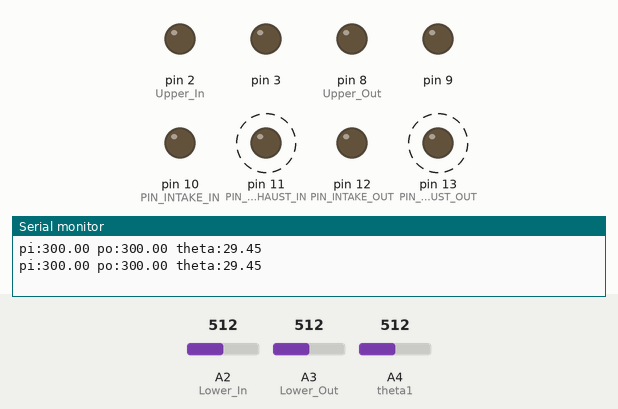
This sketch was run on a simulated Arduino Uno, built with avr-gcc and run on an emulated ATmega328P. Shown: output pins drawn as LEDs (lit = HIGH), the last lines printed to the serial monitor. Dashed ring = blinking. The test bench sets the inputs (shaded band); at power-on: A2 (Lower_In) = 512, A3 (Lower_Out) = 512, A4 (theta1) = 512.

Above: at 3.2 s.
3.3 s: A2 (Lower_In) set to 306
At 4.4 s:
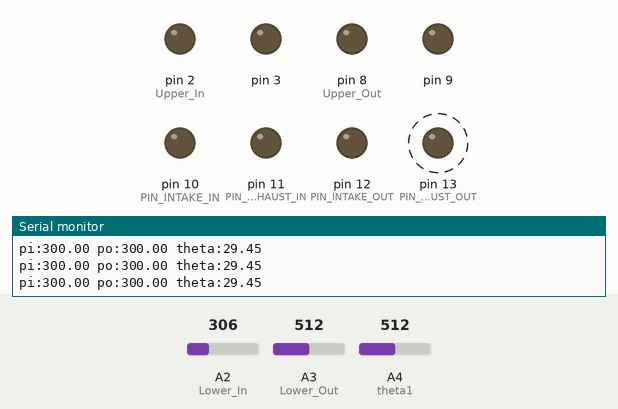
7.3 s: A3 (Lower_Out) set to 122
At 8.7 s:
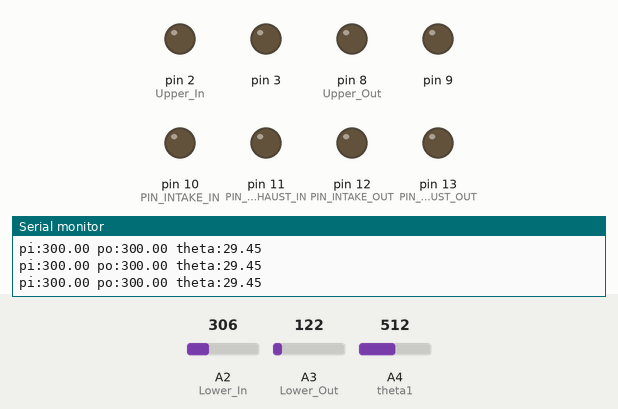
11.3 s: A2 (Lower_In) set to 122
At 13.8 s:
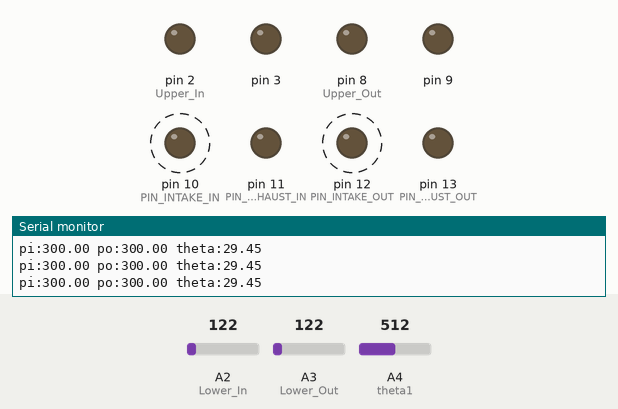
15.3 s: A3 (Lower_Out) set to 306
At 16.9 s:
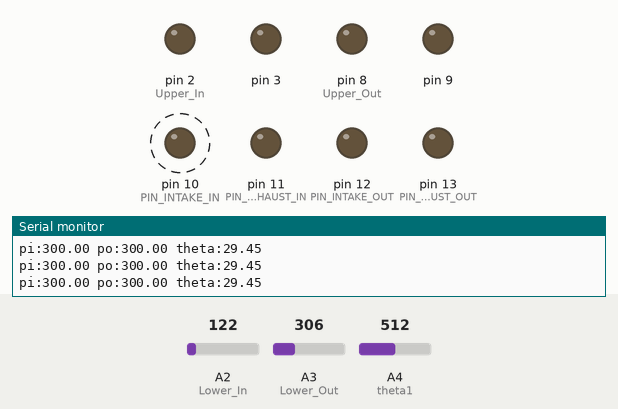
19.3 s: A3 (Lower_Out) set to 511
At 21.9 s:
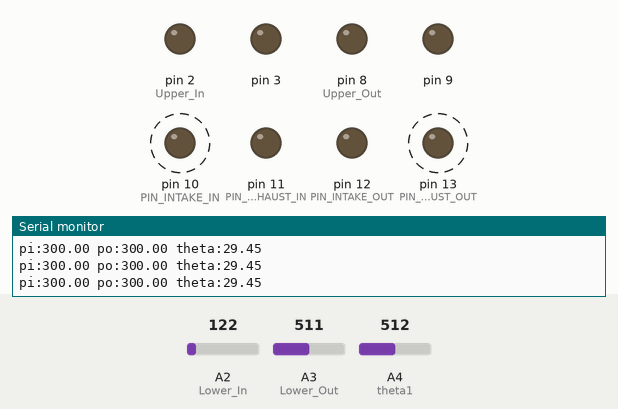
23.3 s: A2 (Lower_In) set to 900
At 24.6 s:
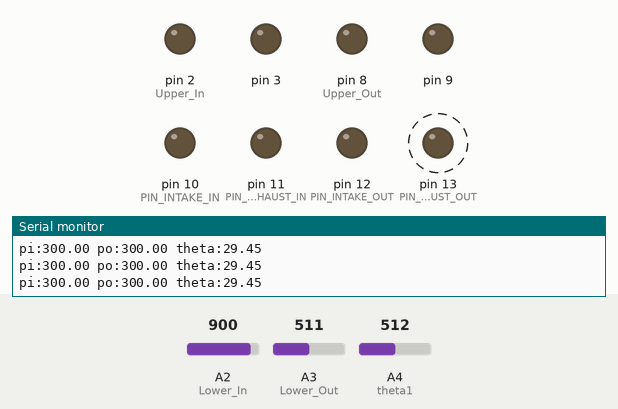
Timing chart, 0 to 28.3 s (numbered marks = the images above; inputs shaded):
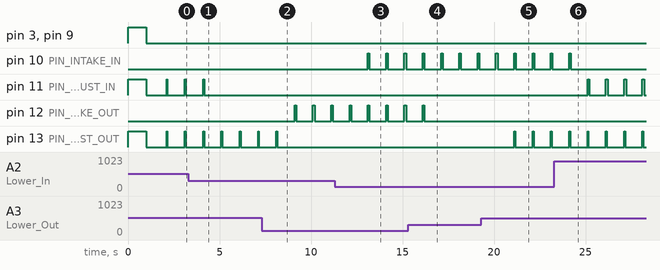

Measured:
- after the input at 3.3 s, pin 11 (PIN_EXHAUST_IN): goes on until 4.2 s, then stays LOW
- after the input at 7.3 s, pin 12 (PIN_INTAKE_OUT): alternates HIGH for 0.09 s and LOW for 0.91 s, starting after 1.8 s; pin 13 (PIN_EXHAUST_OUT): goes on until 8.2 s, then stays LOW
- after the input at 11.3 s, pin 10 (PIN_INTAKE_IN): alternates HIGH for 0.09 s and LOW for 0.91 s, starting after 1.8 s
- after the input at 15.3 s, pin 12 (PIN_INTAKE_OUT): goes on until 16.2 s, then stays LOW
- after the input at 19.3 s, pin 13 (PIN_EXHAUST_OUT): alternates HIGH for 0.05 s and LOW for 0.95 s, starting after 1.8 s
- after the input at 23.3 s, pin 10 (PIN_INTAKE_IN): goes on until 24.2 s, then stays LOW; pin 11 (PIN_EXHAUST_IN): alternates HIGH for 0.10 s and LOW for 0.89 s, starting after 1.8 s
- by itself, pin 11 (PIN_EXHAUST_IN): alternates HIGH for 0.05 s and LOW for 1.0 s
- by itself, pin 13 (PIN_EXHAUST_OUT): alternates HIGH for 0.05 s and LOW for 0.95 s

The sketch:

25_01_23_arm_experiment.ino
```cpp
// 関節単体の目標剛性と目標中立位置を達成できているか確かめる実験

#include <Arduino.h>
#include <MsTimer2.h>

// --------------------------------------------- //

// 関節の目標剛性値[N/mm]
#define JOINT_K 7020.0f
// 関節の目標中立位置
#define JOINT_THETA 0.0f

// 圧力が下がっていくはずなので一定時間ごとに空気をいれて維持する
#define STEP_WAIT 1000

// --------------------------------------------- //

#define A_0_EXH 0.95f
//#define A_0_EXH 1.30f  //供給圧100kPa用

#define A_0_INT 0.44f
//#define A_0_INT 0.70f;

//供給圧[kPa]
#define COMPRESSOR 500.0f

// 1ループで何s計算を進めるか
#define dt 0.001f

// 使う人工筋の設定(UI)
#define PIN_P_SENSOR_IN A2
#define PIN_INTAKE_IN 10
#define PIN_EXHAUST_IN 11

// 使う人工筋の設定(UO)
#define PIN_P_SENSOR_OUT A3
#define PIN_INTAKE_OUT 12
#define PIN_EXHAUST_OUT 13

//環境設定
#define L_FIBRE 137.4f
#define N_TURNS 1.9833f
#define TEMPERATURE 293.0f
#define k 1.4f
#define R 287.0f
#define L_n 119.0f
#define d_loose 15.0f
#define D_pulley 14.0f

#define PI 3.1415f

//マッキベンの近似式
#define alpha 0.00079655f
#define beta -0.0004066f
#define gamma -15.2184f

float getPressure(int analogPin);
float getDegree(int analogPin, float offset);

void pin_init();

// 10msに一回これを回す
void sampling() {
//  Serial.print(" theta1:");
//  Serial.print(getDegree(A4, 422));
//  Serial.print(" theta2:");
//  Serial.print(getDegree(A5, 458));
//  Serial.println("");
}

void setup() {
  pin_init();

//  MsTimer2::set(10, sampling);
//  MsTimer2::start();

}

// ここちゃんとポインタ使ってまとめる！
float p_UI = 0;
float p_UO = 0;
void posRig2Prs_U(float theta, float K) {
  float x_target = theta*D_pulley/2.0;
  float CA = -1.0f*(((2.0f*alpha*(d_loose + x_target))/(L_n*L_n)) - ((2.0f*alpha)/L_n));
  float CB = -1.0f*(((2.0f*alpha*(d_loose - x_target))/(L_n*L_n)) - ((2.0f*alpha)/L_n));
  float CC = alpha*pow(1.0f-((d_loose + x_target)/L_n), 2.0f) + beta;
  float CD = alpha*pow(1.0f-((d_loose - x_target)/L_n), 2.0f) + beta;

  p_UI = ((CD*K) / (CA*CD+CB*CC))/1000000.0f;
  p_UO = ((CC*K) / (CA*CD+CB*CC))/1000000.0f;
}

// マッキベンの全長から容積を推定する
float calcVolume(float mckibben_length) {
  if (mckibben_length > L_FIBRE) mckibben_length = L_FIBRE;
  else if (mckibben_length < 85.0f) mckibben_length = 85.0f;

  float d_muscle = (L_FIBRE * sin(acos(mckibben_length / L_FIBRE))) / (N_TURNS * PI);
  float d_inner = d_muscle - 2.8f;
  float volume = d_inner * d_inner * PI * mckibben_length / 4;
  return volume;
  d_inner*d_inner*PI*mckibben_length/4;
}


// 無負荷時の理論上の体積を圧力から求める
const float lca = -3.5185f * pow(10.0, -7);
const float lcb = 4.4603f * pow(10.0, -4);
const float lcc = -0.1973f;
const float lcd = 119.1270f;
float calcVolumeFree(float pressure) {
  float L = lca * pow(pressure, 3) + lcb * pow(pressure, 2) + lcc * pressure + lcd;
  return calcVolume(L);
}

// 上流圧力と下流圧力から質量流量を計算する
float calcDeltaM(float p_in, float p_out, bool isExhaust) {

  float A_0; //実験を元に決める
  if (isExhaust)
  {
    A_0 = A_0_EXH;
  }
  else
  {
    A_0 = A_0_INT;
  }

  float CA = (A_0 * p_in) / sqrt(TEMPERATURE);
  if (p_in * pow(2.0f / (k + 1.0f), k / (k - 1.0f)) >= p_out) {
    float CB = sqrt((k / R) * pow(2.0f / (k + 1.0f), (k + 1.0f) / (k - 1.0f)));
    return CA * CB;
  }
  float CC = sqrt((2.0f * k) / (R * (k - 1.0f)));
  float CD = pow(p_out / p_in, 1.0f / k);
  float CE = sqrt(1.0f - pow(p_out / p_in, (k - 1.0f) / k));
  return CA * CC * CD * CE;
}

float calcDeltaP(float delta_m, float v, float dv, float p) {
  float k1 = 1.4f;
  float k2 = 1.4f;
  return ((k1 * R * TEMPERATURE * delta_m * 1000.0f) / v - (k2 * dv * p) / v);
}

int calcTimeWidth(float p_current, float p_target, float v_current, float pipe_volume) {
  float p = p_current;
  float v = v_current + pipe_volume;
  float dv = 0.0f;
  int roop_count = 0;
  float dm;
  float dp;
  if (p_current < p_target) {
    while ((p <= p_target) && (roop_count < 300)) {
      dm = calcDeltaM(COMPRESSOR, p, false);
      dp = calcDeltaP(dm, v, dv, p);
      p += (dp * dt);
      roop_count++;

      float v_new = calcVolumeFree(p) + pipe_volume;
      dv = (v_new - v) / dt;
      v = v_new;
    }
  } else {
    while ((p >= p_target) && (roop_count > -300)) {
      dm = -1 * calcDeltaM(p, 0.0f, true);
      dp = calcDeltaP(dm, v, dv, p);
      p += (dp * dt);
      roop_count--;

      float v_new = calcVolumeFree(p) + pipe_volume;
      dv = (v_new - v) / dt;
      v = v_new;
    }
  }
  return roop_count;
}

unsigned long stopwatch;

float p_target_in;
float p_target_out;

float p_current_in;
float v_current_in;
int time_width_in;

float p_current_out;
float v_current_out;
int time_width_out;

int maxActionTime;

//桁落ちするので，体積はmm^3で扱う
#define PIPE_U (4.9087f * 1300.0f)
#define PIPE_L (4.9087f * 1900.0f)

void loop() {

  // 関節剛性と中立位置から，圧力ふたつを求める
  posRig2Prs_U(radians(JOINT_THETA), JOINT_K);
  p_target_in = p_UI;
  p_target_out = p_UO;

//  p_target_in = 150.0;
//  p_target_out = 150.0;


  // in側時間幅
  p_current_in = getPressure(PIN_P_SENSOR_IN);
  v_current_in = calcVolumeFree(p_current_in);
  time_width_in = calcTimeWidth(p_current_in, p_target_in, v_current_in, PIPE_L);

  // out側時間幅
  p_current_out = getPressure(PIN_P_SENSOR_OUT);
  v_current_out = calcVolumeFree(p_current_out);
  time_width_out = calcTimeWidth(p_current_out, p_target_out, v_current_out, PIPE_L);

  maxActionTime = max(abs(time_width_in), abs(time_width_out));

  Serial.print("pi:");
  Serial.print(p_target_in);
  Serial.print(" po:");
  Serial.print(p_target_out);
  Serial.print(" theta:");
  Serial.println(getDegree(A4, 422));
  //Serial.println(getDegree(A5, 458.0f));

  // 1ループの周期がすぎるのを待つ
  while (millis() - STEP_WAIT < stopwatch) {}
  stopwatch = millis();

  // 同時に開閉を行う
  while(stopwatch + maxActionTime + 10 > millis()){
    if(time_width_in > 0) {
      if(stopwatch + time_width_in > millis()) digitalWrite(PIN_INTAKE_IN, HIGH);
      else digitalWrite(PIN_INTAKE_IN, LOW);
    }
    else if (time_width_in < 0){
      if(stopwatch - time_width_in > millis()) digitalWrite(PIN_EXHAUST_IN, HIGH);
      else digitalWrite(PIN_EXHAUST_IN, LOW);
    }


    if(time_width_out > 0) {
      if(stopwatch + time_width_out > millis()) digitalWrite(PIN_INTAKE_OUT, HIGH);
      else digitalWrite(PIN_INTAKE_OUT, LOW);
    }
    else if (time_width_out < 0){
      if(stopwatch - time_width_out > millis()) digitalWrite(PIN_EXHAUST_OUT, HIGH);
      else digitalWrite(PIN_EXHAUST_OUT, LOW);
    }

  }
}

void pin_init() {
  pinMode (A0, INPUT); // Upper In
  pinMode (A1, INPUT); // Upper Out
  pinMode (A2, INPUT); // Lower In
  pinMode (A3, INPUT); // Lower Out

  pinMode (A4, INPUT); // theta1
  pinMode (A5, INPUT); // theta2

  pinMode (2, OUTPUT); // Upper In
  pinMode (3, OUTPUT);
  pinMode (8, OUTPUT); // Upper Out
  pinMode (9, OUTPUT);
  pinMode (10, OUTPUT); // Lower In
  pinMode (11, OUTPUT);
  pinMode (12, OUTPUT); // Lower Out
  pinMode (13, OUTPUT);

  Serial.begin(115200);

  //いちど全部排気してから，閉じる
  digitalWrite(2, LOW);
  digitalWrite(3, HIGH);
  digitalWrite(8, LOW);
  digitalWrite(9, HIGH);
  digitalWrite(10, LOW);
  digitalWrite(11, HIGH);
  digitalWrite(12, LOW);
  digitalWrite(13, HIGH);
  delay(1000);
  digitalWrite(2, LOW);
  digitalWrite(3, LOW);
  digitalWrite(8, LOW);
  digitalWrite(9, LOW);
  digitalWrite(10, LOW);
  digitalWrite(11, LOW);
  digitalWrite(12, LOW);
  digitalWrite(13, LOW);
  delay(1000);
}

float getPressure(int analogPin) {
  // アナログ値を圧力に変換する（単位はkPa）
  int analogValue = analogRead(analogPin);
  float v = (5.0f * analogValue) / 1024.0f;
  return max(0.0f, ((v * 1034.120f) / 4.5f) - 51.0f);
}

float getDegree(int analogPin, float offset) {
  return (analogRead(analogPin)-offset)*0.32727f;
}
```
